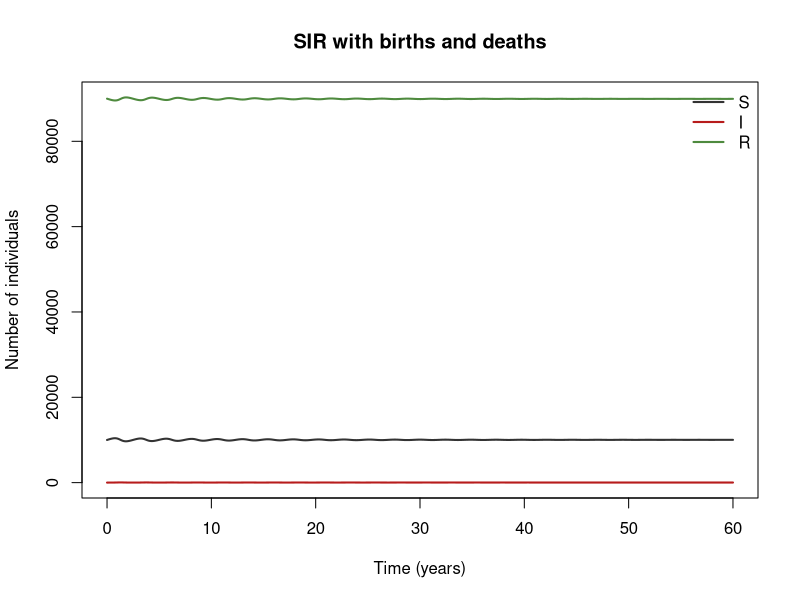
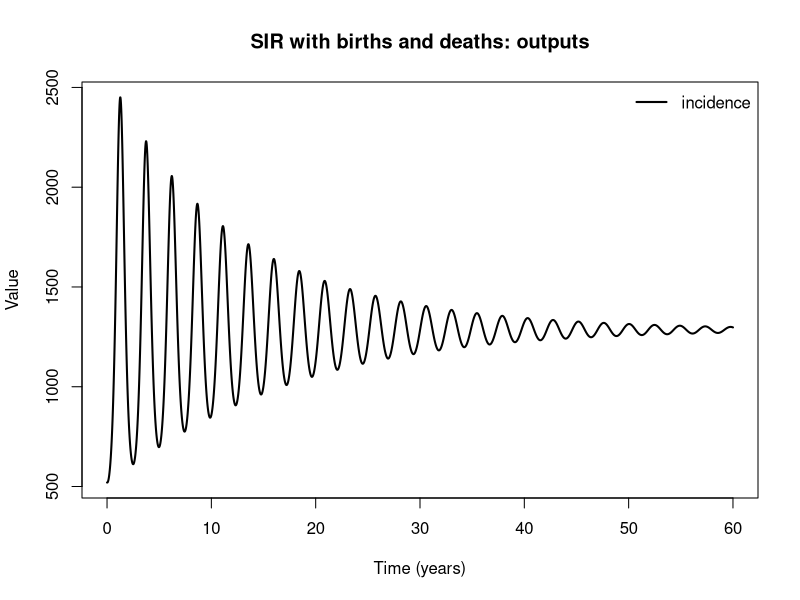

Here is the R script that generated these plots, in order:
## SIR with births and deaths
## Endemic SIR with demography; damped oscillations to an endemic equilibrium (measles-like parameters).
## Reference: Keeling & Rohani (2008), Modeling Infectious Diseases in Humans and Animals, §2.1.2 (Program 2.2)
##
## Generated from a compartmental model diagram (model format v1).
## Regenerating from the same diagram always gives this exact file.
##
## Compartments: S, I, R
## Flows (time unit: years):
##   (outside) -> S  : mu * N
##   S -> I          : lam * S
##   I -> R          : gamma * I
##   S -> (outside)  : mu * S
##   I -> (outside)  : mu * I
##   R -> (outside)  : mu * R

library(deSolve)

# ---- Time ------------------------------------------------------------
times <- seq(0, 60, by = 0.02)  # years

# ---- Parameters ------------------------------------------------------
parameters <- c(
  beta = 520,       # transmission rate per year
  gamma = 365 / 7,  # recovery rate per year (7-day infectious period)
  mu = 1 / 70       # birth = death rate per year (70-year life expectancy)
)

# ---- Initial conditions ----------------------------------------------
state <- c(
  S = 10000,  # Susceptible
  I = 10,     # Infectious
  R = 89990   # Recovered
)

# ---- Model equations -------------------------------------------------
sir_vital_model <- function(t, state, parameters) {
  with(as.list(c(state, parameters)), {
    # Total population
    N <- S + I + R

    # Derived quantities
    lam <- beta * I / N  # force of infection

    # Flows recorded as outputs
    incidence <- lam * S

    # Rates of change
    dS <- mu * N - lam * S - mu * S
    dI <- lam * S - gamma * I - mu * I
    dR <- gamma * I - mu * R

    list(c(dS, dI, dR), c(incidence = incidence))
  })
}

# ---- Solve -----------------------------------------------------------
out <- ode(y = state, times = times, func = sir_vital_model, parms = parameters)
out <- as.data.frame(out)

# ---- Plot ------------------------------------------------------------
compartment_cols <- c(S = "#333333", I = "#B71C1C", R = "#4E8A3E")
matplot(out$time, out[, names(compartment_cols)], type = "l", lty = 1, lwd = 2,
        col = compartment_cols, xlab = "Time (years)", ylab = "Number of individuals",
        main = "SIR with births and deaths")
legend("topright", legend = names(compartment_cols), col = compartment_cols,
       lty = 1, lwd = 2, bty = "n")

output_names <- c("incidence")
matplot(out$time, out[, output_names, drop = FALSE], type = "l", lty = 1, lwd = 2,
        col = seq_along(output_names), xlab = "Time (years)", ylab = "Value",
        main = "SIR with births and deaths: outputs")
legend("topright", legend = output_names, col = seq_along(output_names),
       lty = 1, lwd = 2, bty = "n")
